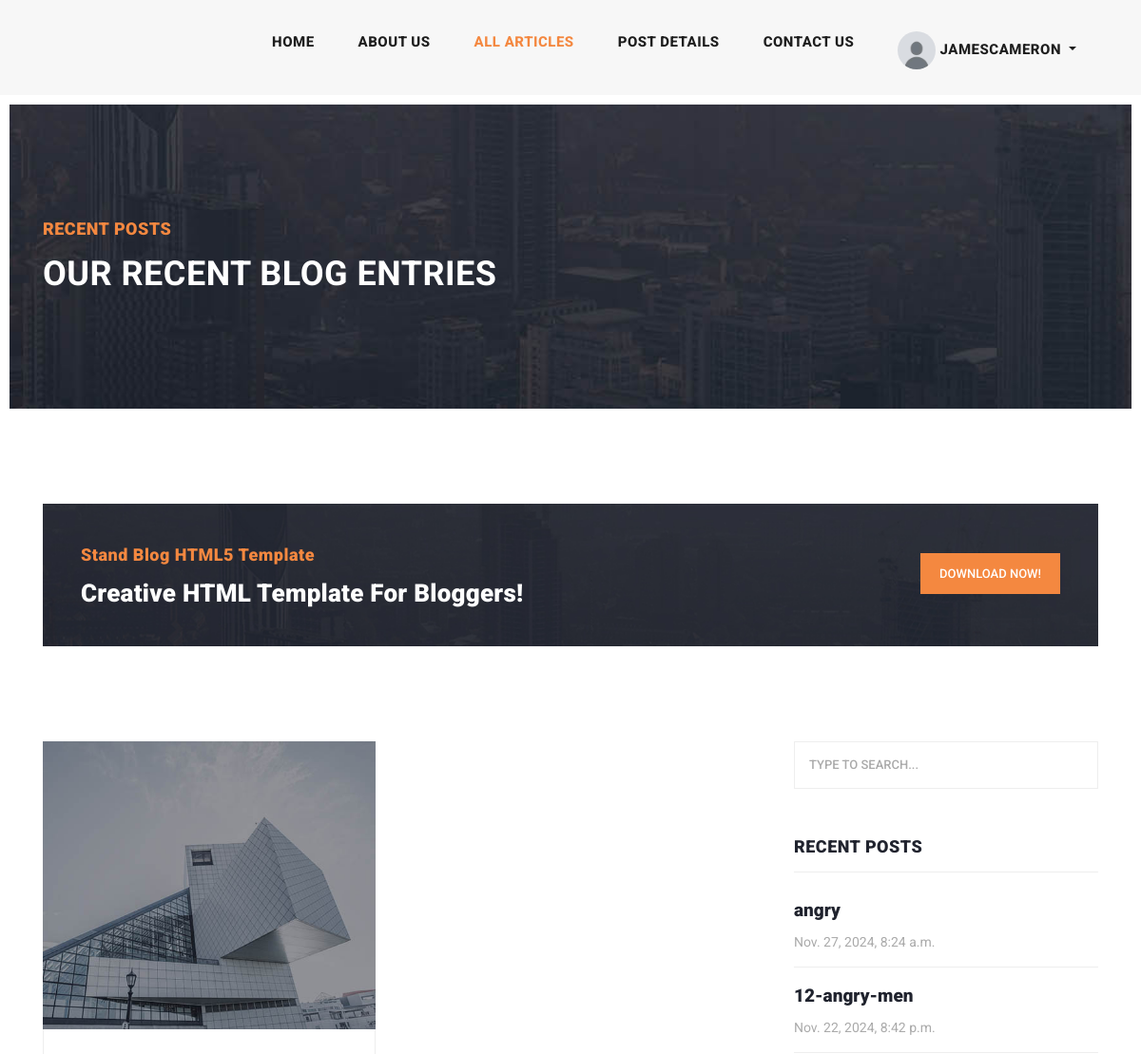
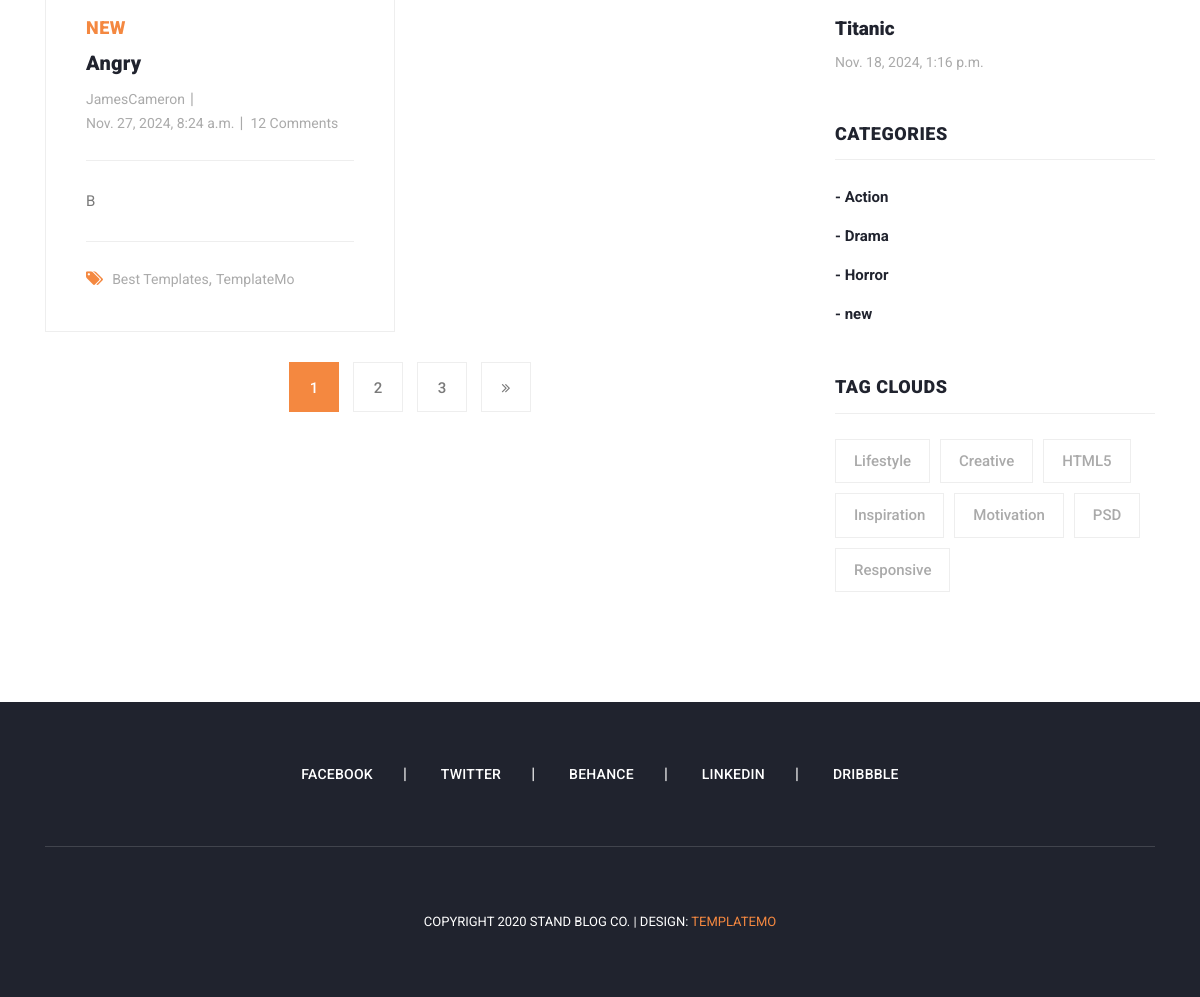
/articles/list (signed in), run on the app's committed database (2 pictures, top to bottom).
### blog/models.py (models this page shows, shortened)
class Article(models.Model):
    CHOICES = (
        ('A','PYTHON'),
        ('B','DJANGO')
    )
    author = models.ForeignKey(User, on_delete=models.CASCADE)
    category = models.ManyToManyField(Category,related_name='articles')
    title = models.CharField(max_length=70,help_text='enter title',unique=True)
    body = models.TextField(choices=CHOICES)
    image = models.ImageField(upload_to='images/articles',unique_for_date='pop_date')
    created = models.DateTimeField(auto_now_add=True)
    updated = models.DateTimeField(auto_now=True)
    pop_date = models.DateField(default=timezone.now())
    floatfield = models.FloatField(default=0)
    myfile = models.FileField(null=True,upload_to='files/articles')
    status = models.BooleanField(default=False)
    objects = models.Manager()
    custom = ArticleManager()
    slug = models.SlugField(unique=True,null=True,blank=True)
    class Meta:
        ordering = ['-updated',]
        verbose_name = 'post'

class Category(models.Model):
    name = models.CharField(max_length=50)
    created = models.DateTimeField(auto_now_add=True)
    slug = models.SlugField(unique=True,null=False,default='')
    def __str__(self):
        return self.name

### blog/views.py (the view)
# urls.py: path('list',views.article_list,name='list'),
def article_list(request):
    articles = Article.objects.all()
    paginator = Paginator(articles, 1)
    page = request.GET.get('page')
    object_list = paginator.get_page(page)
    return render(request,'blog/article_list.html', context={'articles':object_list})

### context_processors/context_processors.py (called while the page is built)
def recent_articles(request):
    from blog.models import Article, Category
    recent_articles = Article.objects.order_by('-created')
    categories = Category.objects.all()
    return  {'recent_articles': recent_articles,'categories': categories}

### blog/templates/blog/article_list.html (shortened to what this page needs)
{% extends "base.html" %}
{% load static %}
{% block content %}
    <div class="heading-page header-text">
        <section class="page-heading">
            <div class="container">
                <div class="row">
                    <div class="col-lg-12">
                        <div class="text-content">
                            <h4>Recent Posts</h4>
                            <h2>Our Recent Blog Entries</h2>
                        </div>
                    </div>
                </div>
            </div>
        </section>
    </div>
    <section class="call-to-action">
        <div class="container">
            <div class="row">
                <div class="col-lg-12">
                    <div class="main-content">
                        <div class="row">
                            <div class="col-lg-8">
                                <span>Stand Blog HTML5 Template</span>
                                <h4>Creative HTML Template For Bloggers!</h4>
                            </div>
                            <div class="col-lg-4">
                                <div class="main-button">
                                    <a href="https://templatemo.com/tm-551-stand-blog" target="_parent">Download
                                        Now!</a>
                                </div>
                            </div>
                        </div>
                    </div>
                </div>
            </div>
        </div>
    </section>
    <section class="blog-posts grid-system">
        <div class="container">
            <div class="row">
                <div class="col-lg-8">
                    <div class="all-blog-posts">
                        <div class="row">
                            {% for article in articles %}
                                <div class="col-lg-6">
                                    <div class="blog-post">
                                        <div class="blog-thumb">
                                            <img src={{ article.image.url }} alt="">
                                        </div>
                                        <div class="down-content">
                                            <span>{{ article.category.all.first }}</span>
                                            <a href="post-details.html"><h4>{{ article.title }}</h4></a>
                                            <ul class="post-info">
                                                <li><a href="#">{{ article.author }}</a></li>
                                                <li><a href="#">{{ article.created }}</a></li>
                                                <li><a href="#">12 Comments</a></li>
                                            </ul>
                                            <p>{{ article.body }}</p>
                                            <div class="post-options">
                                                <div class="row">
                                                    <div class="col-lg-12">
                                                        <ul class="post-tags">
                                                            <li><i class="fa fa-tags"></i></li>
                                                            <li><a href="#">Best Templates</a>,</li>
                                                            <li><a href="#">TemplateMo</a></li>
                                                        </ul>
                                                    </div>
                                                </div>
                                            </div>
                                        </div>
                                    </div>
                                </div>
                            {% endfor %}
                            <div class="col-lg-12">
                                {% if articles.has_other_pages %}
                                    <ul class="page-numbers">
                                        {% for i in articles.paginator.page_range %}
                                            {% if articles.number == i %}
                                                <li class="active"><a href="?page={{ i }}{% if request.GET.q %}&q={{ request.GET.q }}{% endif %}">{{ i }}</a></li>
                                            {% else %}
                                                <li><a href="?page={{ i }}{% if request.GET.q %}&q={{ request.GET.q }}{% endif %}">{{ i }}</a></li>
                                            {% endif %}
                                        {% endfor %}
                                        {% if articles.has_next %}
                                        <li><a href="?page={{ articles.next_page_number }}{% if request.GET.q %}&q={{ request.GET.q }}{% endif %}"><i class="fa fa-angle-double-right"></i></a></li>
                                        {% endif %}
                                    </ul>
                                {% endif %}
                            </div>
                        </div>
                    </div>
                </div>
                {% include 'includes/sidebar.html' %}
            </div>
        </div>
    </section>
{% endblock %}

### templates/includes/header.html (shortened to what this page needs)
{% load static %}
<header class="">
    <nav class="navbar navbar-expand-lg">
        <div class="container">
            <div class="collapse navbar-collapse" id="navbarResponsive">
                <ul class="navbar-nav ml-auto">
                    <li class="nav-item {% if request.resolver_match.url_name == 'home' %}active{% endif %}">
                        <a class="nav-link" href="{% url 'home:home' %}">HOME</a>
                    </li>
                    <li class="nav-item">
                        <a class="nav-link" href="about.html">ABOUT US</a>
                    </li>
                    <li class="nav-item {% if request.resolver_match.url_name == 'list' %}active{% endif %}">
                        <a class="nav-link" href="{% url 'blog:list' %}">All ARTICLES</a>
                    </li>
                    <li class="nav-item {% if request.resolver_match.url_name == "article_detail" %}active{% endif %}">
                        <a class="nav-link" href="post-details.html">POST DETAILS</a>
                    </li>
                    <li class="nav-item">
                        <a class="nav-link" href="{% url 'blog:contact' %}">CONTACT US</a>
                    </li>
                    <li class="nav-item dropdown">
                        {% if request.user.is_authenticated %}
                            <a class="nav-link dropdown-toggle" href="#" id="userDropdown" role="button"
                               data-toggle="dropdown" aria-haspopup="true" aria-expanded="false">
                                {% if request.user.profile.image %}
                                    <img src="{{ user.profile.image.url }}" width="40" height="40"
                                         class="rounded-circle" alt="User Image">
                                {% else %}
                                    <img src="{% static 'images/profile.png' %}" width="40" height="40"
                                         class="rounded-circle" alt="Default Profile">
                                {% endif %}
                                {{ request.user.first_name|default:request.user.username }}
                            </a>
                        {% else %}
                            <a class="nav-link" href="{% url 'account:login' %}">Login</a>
                        {% endif %}
                    </li>
                </ul>
            </div>
        </div>
    </nav>
</header>

### templates/includes/sidebar.html
{% load static %}
<div class="col-lg-4">
    <div class="sidebar">
        <div class="row">
            <div class="col-lg-12">
                <div class="sidebar-item search">
                    <form id="search_form" name="gs" method="GET" action="{% url 'blog:search' %}">
                        <input type="text" name="q" class="searchText" placeholder="type to search..."
                               autocomplete="on">
                    </form>
                </div>
            </div>
            <div class="col-lg-12">
                <div class="sidebar-item recent-posts">
                    <div class="sidebar-heading">
                        <h2>Recent Posts</h2>
                    </div>
                    <div class="content">
                        <ul>
                            {% for article in recent_articles %}
                                <li><a href="{% url 'blog:article_detail' article.slug %}">
                                    <h5>{{ article.title }}</h5>
                                    <span>{{ article.created }}</span>
                                </a></li>
                            {% endfor %}
                        </ul>
                    </div>
                </div>
            </div>
            <div class="col-lg-12">
                <div class="sidebar-item categories">
                    <div class="sidebar-heading">
                        <h2>Categories</h2>
                    </div>
                    <div class="content">
                        <ul>
                            {% for cat in categories %}
                                <li><a href="{% url 'blog:category_list' cat.slug %}">- {{ cat.name }} </a></li>
                            {% endfor %}
                        </ul>
                    </div>
                </div>
            </div>
            <div class="col-lg-12">
                <div class="sidebar-item tags">
                    <div class="sidebar-heading">
                        <h2>Tag Clouds</h2>
                    </div>
                    <div class="content">
                        <ul>
                            <li><a href="#">Lifestyle</a></li>
                            <li><a href="#">Creative</a></li>
                            <li><a href="#">HTML5</a></li>
                            <li><a href="#">Inspiration</a></li>
                            <li><a href="#">Motivation</a></li>
                            <li><a href="#">PSD</a></li>
                            <li><a href="#">Responsive</a></li>
                        </ul>
                    </div>
                </div>
            </div>
        </div>
    </div>
</div>

### data on the page
Article: image (picture), category.all.first "NEW", title "Angry", author "JamesCameron", created "Nov. 27, 2024, 8:24 a.m.", body "B", title "angry"
Article: title "12-angry-men", created "Nov. 22, 2024, 8:42 p.m."
Article: title "Titanic", created "Nov. 18, 2024, 1:16 p.m."
Category: name "Action"
Category: name "Drama"
Category: name "Horror"
Category: name "new"

### other printed values
{{ request.user.first_name|default:request.user.username }} "JAMESCAMERON"
{{ i }} "1"
{{ i }} "2" "3"
